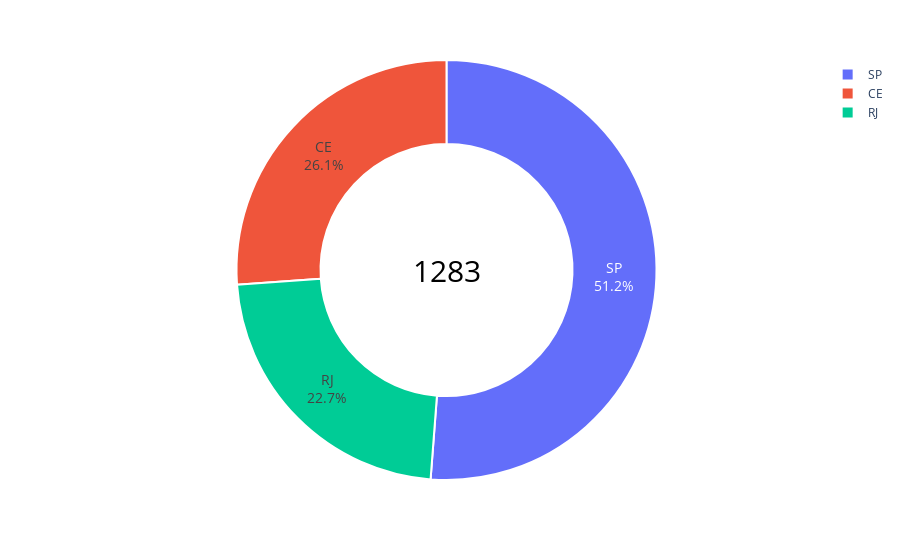

Notebook code cell kept with this figure:
### Code cell
TOTAL = DASH02['VENDAS'].sum()
Figura_Pizza = px.pie(
    DASH02,
    names='UF', values='VENDAS',
    #title='% Vendas Por Estado',
    hole=0.6,
    #color_discrete_sequence=px.colors.sequential.Cividis,
    #template='plotly_dark',  # Escolha o modelo de fundo (opcional)
)

Figura_Pizza.update_traces(
    hoverinfo='label+percent', textinfo='percent+label', textfont_size=14,
    textposition='inside',
    marker=dict( line=dict(color='#ffffff', width=2) ) )

Figura_Pizza.add_annotation(
    x=0.5, y=0.5,
    showarrow=False,
    text=f'{ round(TOTAL)}',
    font=dict(
      #family='Courier New, monospace',
      size=30,
      color='#000000'
    ),
)

Figura_Pizza.update( layout_showlegend=True )

Figura_Pizza

### Figure 1 — Plotly figure (JSON) as saved in the notebook; plotly's stock layout.template omitted (floating-point values rounded to 4 significant figures)
{"data": [{"domain": {"x": [0, 1], "y": [0, 1]}, "hole": 0.6, "hoverinfo": "label+percent", "hovertemplate": "UF=%{label}<br>VENDAS=%{value}<extra></extra>", "labels": ["CE", "RJ", "SP"], "legendgroup": "", "marker": {"line": {"color": "#ffffff", "width": 2}}, "name": "", "showlegend": true, "textfont": {"size": 14}, "textinfo": "percent+label", "textposition": "inside", "type": "pie", "values": [335, 291, 657]}], "layout": {"annotations": [{"font": {"color": "#000000", "size": 30}, "showarrow": false, "text": "1283", "x": 0.5, "y": 0.5}], "legend": {"tracegroupgap": 0}, "margin": {"t": 60}, "showlegend": true}}
